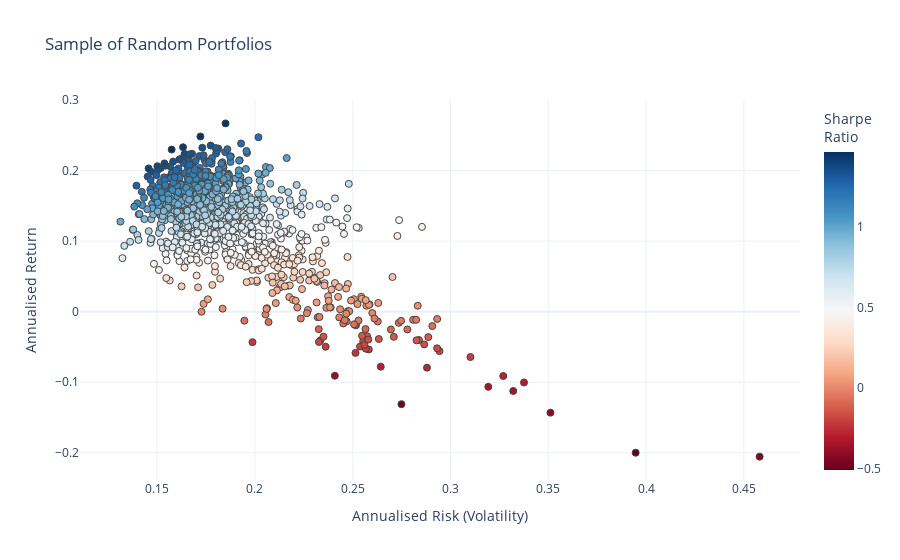

The code cell stored with this chart in its notebook:
### Code cell
import plotly.graph_objects as go
#-- Plot the risk vs. return of randomly generated portfolios
#- Convert the list from before into an array for easy plotting
mean_variance_pairs = np.array(mean_variance_pairs)
risk_free_rate=0 #-- Include risk free rate here for sharpe ratio

#-- Create Plot
fig = go.Figure()
fig.add_trace(go.Scatter(x=mean_variance_pairs[:,1]**0.5, 
                         y=mean_variance_pairs[:,0], 
                      #- Add color scale for sharpe ratio   
                      marker=dict(color=(mean_variance_pairs[:,0]-risk_free_rate)/(mean_variance_pairs[:,1]**0.5), 
                                  showscale=True, 
                                  size=7,
                                  line=dict(width=1),
                                  colorscale="RdBu",
                                  colorbar=dict(title="Sharpe<br>Ratio")
                                 ), 
                      mode='markers'))
#- Add title/labels
fig.update_layout(template='plotly_white',
                  xaxis=dict(title='Annualised Risk (Volatility)'),
                  yaxis=dict(title='Annualised Return'),
                  title='Sample of Random Portfolios',
                  coloraxis_colorbar=dict(title="Sharpe Ratio"))

### Figure 1 — Plotly figure (JSON) as saved in the notebook; plotly's stock layout.template omitted (floating-point values rounded to 4 significant figures; data arrays with more than 128 entries replaced by an {"elided": "..."} marker saying what was removed)
{"data": [{"marker": {"color": {"elided": "1000 float values"}, "colorbar": {"title": {"text": "Sharpe<br>Ratio"}}, "colorscale": [[0, "rgb(103,0,31)"], [0.1, "rgb(178,24,43)"], [0.2, "rgb(214,96,77)"], [0.3, "rgb(244,165,130)"], [0.4, "rgb(253,219,199)"], [0.5, "rgb(247,247,247)"], [0.6, "rgb(209,229,240)"], [0.7, "rgb(146,197,222)"], [0.8, "rgb(67,147,195)"], [0.9, "rgb(33,102,172)"], [1, "rgb(5,48,97)"]], "line": {"width": 1}, "showscale": true, "size": 7}, "mode": "markers", "type": "scatter", "x": {"elided": "1000 float values"}, "y": {"elided": "1000 float values"}}], "layout": {"coloraxis": {"colorbar": {"title": {"text": "Sharpe Ratio"}}}, "title": {"text": "Sample of Random Portfolios"}, "xaxis": {"title": {"text": "Annualised Risk (Volatility)"}}, "yaxis": {"title": {"text": "Annualised Return"}}}}
